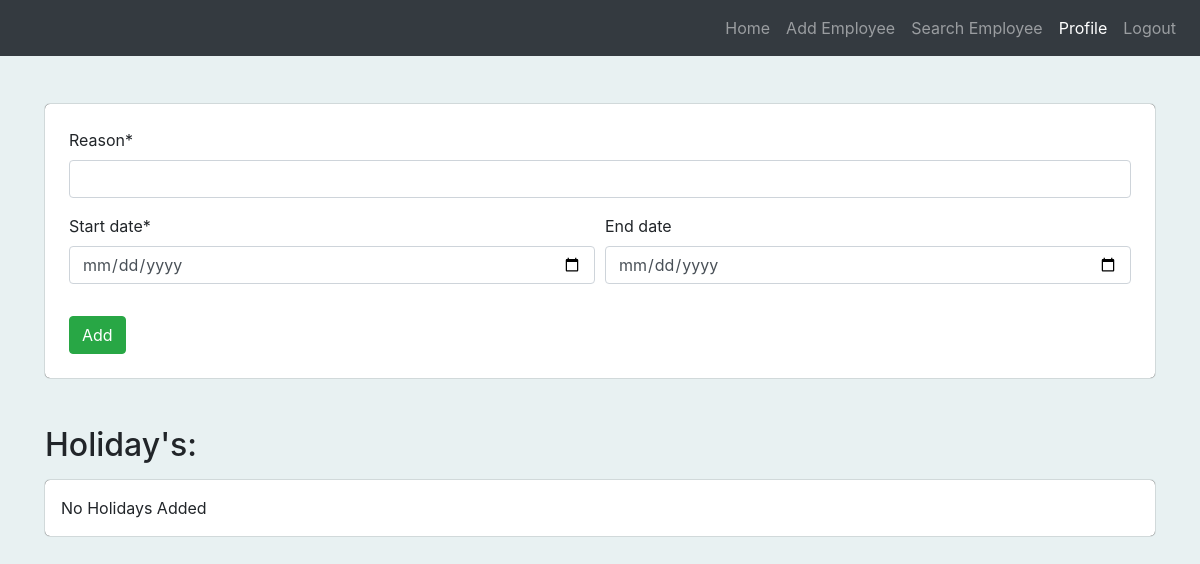
Before: /manage_holiday (signed in) with the older database file.
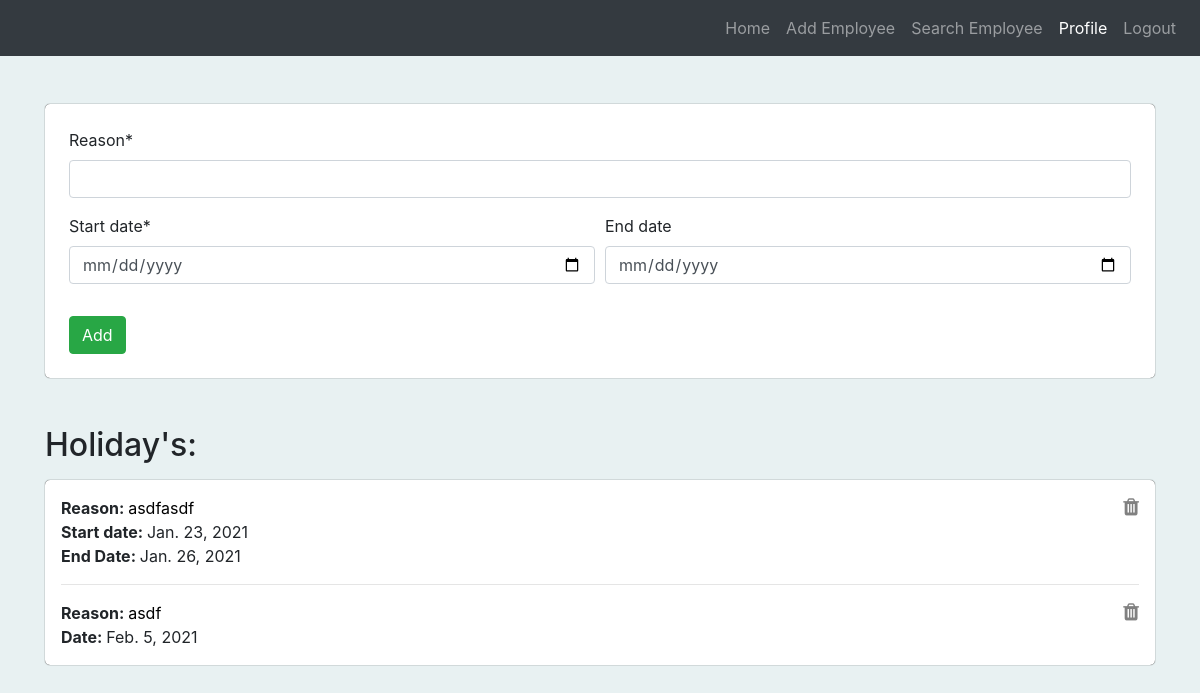
After: the same page with the newer database file.
### users/models.py (models this page shows)
class Holidays(models.Model):
    reason = models.CharField(max_length=200)
    start_date = models.DateField()
    end_date = models.DateField(null=True, blank=True)

### users/views.py (the view)
# urls.py: path('manage_holiday', manage_holiday, name="users_man_holiday_page"),
@login_required(login_url='/login')
@user_passes_test(is_admin, login_url='/login')
def manage_holiday(request):
    form = HolidayForm(request.POST or None)
    if form.is_valid():
        form.save()
        form = HolidayForm()
    object_list = Holidays.objects.all()
    context = {'form': form, 'object_list': object_list}
    return render(request, 'users/manage_holiday.html', context)

### users/forms.py
class HolidayForm(forms.ModelForm):
    class Meta:
        model = Holidays
        fields = ['reason', 'start_date', 'end_date']
    def __init__(self, *args, **kwargs):
        super().__init__(*args, **kwargs)
        self.fields['end_date'].required = False
        self.fields['start_date'].widget = forms.DateInput(attrs={'type': 'date'})
        self.fields['end_date'].widget = forms.DateInput(attrs={'type': 'date'})

### users/views.py (called while the page is built)
def is_admin(user):
    try:
        a = user.admin
        return True
    except:
        return False

### users/templates/users/manage_holiday.html (shortened to what this page needs)
{% extends 'index.html' %}
{% load crispy_forms_tags %}
{% load widget_tweaks %}
{% block main %}
{% include "nav.html" %}
<div class="container">
    <div class="box p-4 my-5  main">
        <div>
            <form method="post" autocomplete="off">
                <div class="form-group">
                    {{form.reason|as_crispy_field}}
                </div>
                <div class="form-row">
                    <div class="form-group col-md-6">
                        {{form.start_date|as_crispy_field}}
                    </div>
                    <div class="form-group col-md-6">
                        {{form.end_date|as_crispy_field}}
                    </div>
                </div>
                <button class="btn btn-success">Add</button>
            </form>
        </div>
    </div>
    <h2>Holiday's:</h2>
    <div class="box p-3 my-3">
        {% for holiday in object_list %}
            <div class="d-flex justify-content-between leave " role="alert">
                <div class="mr-auto">
                    <strong>Reason: </strong><span style="color:black">{{holiday.reason}}</span><br>
                    {% if holiday.end_date %}
                        <strong>Start date: </strong>{{holiday.start_date}}<br>
                        <strong>End Date: </strong>{{holiday.end_date}}
                    {% else %}
                        <strong>Date: </strong>{{holiday.start_date}}<br>
                    {% endif %}
                </div>
                <div class="d-flex justify-content-end ml-2">
                    <a style="color:grey" href="{% url 'users_app:users_del_holiday_page' id=holiday.id %}">
                        <i title="Delete" class="fa fa-trash delete_btn" style="font-size:20px"></i>
                    </a>
                </div>
            </div>
            {% if not forloop.last %}
                <hr>
            {% endif %}
        {% empty %}
            No Holidays Added
        {% endfor %}
    </div>
</div>
{% endblock %}

Changed rows visible on the page:
added Holidays: reason "asdfasdf", start_date "Jan. 23, 2021", end_date "Jan. 26, 2021"
added Holidays: reason "asdf", start_date "Feb. 5, 2021"
Other visible differences:
text no longer shown: "No Holidays Added"
